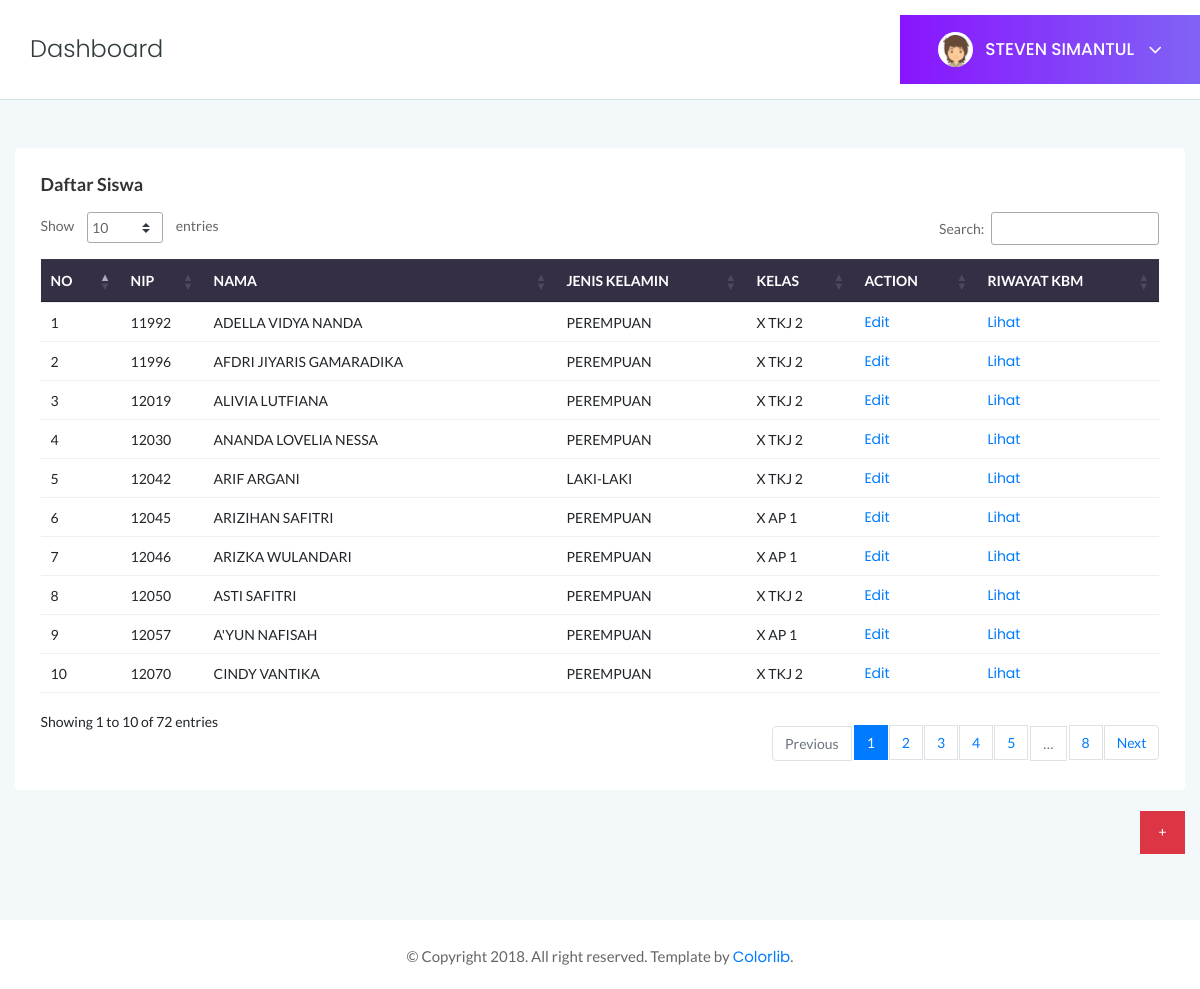
The app's page /admin/dashmin.siswa.php (signed in) with its own data.
### tables this page shows
CREATE TABLE `siswa` (
  `id_siswa` varchar(10) NOT NULL,
  `nama_siswa` varchar(50) NOT NULL,
  `jk_siswa` varchar(10) NOT NULL,
  `id_kelas` varchar(10) NOT NULL
);

CREATE TABLE `kelas` (
  `id_kelas` int(10) NOT NULL,
  `nama_kelas` varchar(50) NOT NULL,
  `id_jurusan` int(10) NOT NULL,
  `alias_kelas` varchar(50) NOT NULL,
  `id_wali` int(10) NOT NULL
);

### admin/dashmin.siswa.php (the view, shortened to what this page needs)
<?php include "../koneksi.php";
$newkbm = new kbm; ?>
<!doctype html>
<html class="no-js" lang="en">
<head>
    <link rel="stylesheet" href="../assets/css/bootstrap.min.css">
    <link rel="stylesheet" href="../assets/css/font-awesome.min.css">
    <link rel="stylesheet" href="../assets/css/themify-icons.css">
    <link rel="stylesheet" href="../assets/css/metisMenu.css">
    <link rel="stylesheet" href="../assets/css/owl.carousel.min.css">
    <link rel="stylesheet" href="../assets/css/slicknav.min.css">
    <link rel="stylesheet" href="https://www.amcharts.com/lib/3/plugins/export/export.css" type="text/css" media="all" />
    <link rel="stylesheet" type="text/css" href="https://cdn.datatables.net/1.10.19/css/jquery.dataTables.css">
    <link rel="stylesheet" type="text/css" href="https://cdn.datatables.net/1.10.18/css/dataTables.bootstrap4.min.css">
    <link rel="stylesheet" type="text/css" href="https://cdn.datatables.net/responsive/2.2.3/css/responsive.bootstrap.min.css">
    <link rel="stylesheet" type="text/css" href="https://cdn.datatables.net/responsive/2.2.3/css/responsive.jqueryui.min.css">
    <link rel="stylesheet" href="../assets/css/typography.css">
    <link rel="stylesheet" href="../assets/css/default-css.css">
    <link rel="stylesheet" href="../assets/css/styles.css">
    <link rel="stylesheet" href="../assets/css/responsive.css">
</head>
<body>
<body>
    <div class="page-container">
        <div class="main-content">
            <div class="header-area">
                <div class="row align-items-center">
                         <div class="col-sm-4">
                            <div class="breadcrumbs-area clearfix">
                                <h4 class="page-title pull-left">Dashboard</h4>
                            </div>
                        </div>
                    <div class="col-sm-8 clearfix">
                        <div class="user-profile pull-right">
                            <img class="avatar user-thumb" src="../assets/images/author/avatar.png" alt="avatar">
                            <h4 class="user-name dropdown-toggle" data-toggle="dropdown"><?php $sql = mysqli_query($koneksi,"select admin.nama_admin from admin
                         where admin.id_admin=" .$_SESSION['id_admin']);
        while($data = mysqli_fetch_array($sql)){?>
        <td><?php echo $data['nama_admin']; } ?>
                                <i class="fa fa-angle-down"></i></h4>
                        </div>
                    </div>
                </div>
            </div>
            <div class="main-content-inner">
                <div class="row">
                    <div class="col-12 mt-5">
                        <div class="card">
                            <div class="card-body">
                                <h4 class="header-title">Daftar Siswa</h4>
                                 <div class="justify-content-between">
                                <div class="data-tables">
                                    <table id="dataTable">
                                        <thead class="bg-light text-capitalize">
                                            <tr>
                                                <th>NO</th>
                                                <th>NIP</th>
                                                <th>NAMA</th>
                                                <th>JENIS KELAMIN</th>
                                                <th>KELAS</th>
                                                <th>ACTION</th>
                                                <th>RIWAYAT KBM</th>
                                            </tr>
                                        </thead>
                                        <tbody>
  <?php
    $nomor = 1;
    if(($_GET['id_kelas']) > 0) {
        $idkel = $_GET['id_kelas'];
        $sql = mysqli_query($koneksi,"select siswa.id_siswa, siswa.nama_siswa, siswa.jk_siswa, kelas.alias_kelas
            from siswa join kelas on siswa.id_kelas = kelas.id_kelas where kelas.id_kelas='$idkel'");
    }
    else{
        $sql = mysqli_query($koneksi,"select siswa.id_siswa, siswa.nama_siswa, siswa.jk_siswa, kelas.alias_kelas
            from siswa join kelas on siswa.id_kelas = kelas.id_kelas");
    }
        while($data = mysqli_fetch_array($sql)){
        ?>
                     <tr>
                                   <td><?php echo $nomor++; ?></td>
                                   <td><?php echo $data['id_siswa'];  ?></td>
                                   <td><?php echo $data['nama_siswa'];  ?></td>
                                   <td><?php echo $data['jk_siswa'];  ?></td>
                                   <td><?php echo $data['alias_kelas'];  ?></td>
                                                <td>  <a class="edit" href="dashmin.esiswa.php?id_siswa=<?php echo $data['id_siswa']; ?>"> Edit</a>
                                                </td>       <td>  <a class="edit" href="dashmin.dsiswa.php?id_siswa=<?php echo $data['id_siswa']; ?>"> Lihat</a>
                                                </td>
                                            </tr>
       <?php
}
                    ?>
                                        </tbody>
                                    </table>
                                </div>
                </div> </div></div>
                <div class=" pull-right"><br>
                    <a href="dashmin.tsiswa"><input class="btn btn-flat btn-danger mb-3" type="reset" value="+"></a>
                </div></div></div>
            </div>
        </div>
        <footer>
            <div class="footer-area">
                <p>© Copyright 2018. All right reserved. Template by <a href="https://colorlib.com/wp/">Colorlib</a>.</p>
            </div>
        </footer>
    </div>
</body>
</html>

### assets/css/styles.css (style rules this page uses)
.page-container { width: 100%; height: 100%; min-height: 100vh; padding-left: 240px; -webkit-transition: padding-left 0.3s ease 0s; transition: padding-left 0.3s ease 0s; }
.card { border: none; border-radius: 4px; background-color: #fff; -webkit-transition: all 0.3s ease 0s; transition: all 0.3s ease 0s; }
.card-body { padding: 25.6px; padding: 1.6rem; }
.main-content { width: 100%; background: #F3F8FB; }
.main-content-inner { padding: 0 30px 50px; }
.header-area { padding: 15px 30px; background: #fff; border-bottom: 1px solid #d8e3e7; }
.page-title { font-size: 24px; font-weight: 300; color: #313b3d; letter-spacing: 0; margin-right: 30px; }
.user-profile { margin-right: -30px; display: -webkit-box; display: -ms-flexbox; display: flex; -webkit-box-align: center; -ms-flex-align: center; align-items: center; -ms-flex-wrap: wrap; flex-wrap: wrap; background: -webkit-linear-gradient(left, #8914fe 0%, #8063f5 100%); background: linear-gradient(to right, #8914fe 0%, #8063f5 100%); padding: 17px 38px; position: relative; }
.user-profile img.avatar { height: 35px; width: 35px; border-radius: 50%; margin-right: 12px; }
.user-name { font-size: 17px; font-weight: 500; color: #fff; letter-spacing: 0; cursor: pointer; -webkit-user-select: none; -moz-user-select: none; -ms-user-select: none; user-select: none; }
.user-name i { margin-left: 10px; font-size: 21px; vertical-align: middle; position: relative; }
.notification-area .dropdown-toggle, .user-name.dropdown-toggle { position: relative; }
.notification-area .dropdown-toggle:after, .user-name.dropdown-toggle:after { display: none; }
.header-title { font-family: 'Lato', sans-serif; font-size: 18px; font-weight: 600; letter-spacing: 0; color: #333; text-transform: capitalize; margin-bottom: 17px; }
tr:nth-child(even) { background-color: #eaeaea; }
tr:nth-child(odd) { background-color: #ffffff; }
th { background-color: #342F44; color: white; }
.footer-area { text-align: center; padding: 23px 0 19px; background: #fff; }
.footer-area p { color: #676666; margin-bottom: 0; }
.btn { padding: 11px 17px; font-size: 13px; letter-spacing: 0; }
.btn-flat { border-radius: 0; }
table tr th { border-bottom: none; }
table tr th, table tr td { border-top: 1px solid rgba(120, 130, 140, 0.13) !important; }
table.dataTable.no-footer { border-bottom: 1px solid rgba(120, 130, 140, 0.13) !important; }
table.dataTable thead th, table.dataTable thead td { border-bottom-color: transparent; }

### assets/css/responsive.css (style rules this page uses)
@media (min-width: 1200px) and (max-width: 1364px) { .main-content-inner { padding: 0 15px 50px; } }
@media (min-width: 1200px) and (max-width: 1364px) { .page-container, .sbar_collapsed.page-container { padding-left: 0; } }

### records on screen
siswa: id_siswa "11992", nama_siswa "ADELLA VIDYA NANDA", jk_siswa "PEREMPUAN", id_kelas.alias_kelas "X TKJ 2"
siswa: id_siswa "11996", nama_siswa "AFDRI JIYARIS GAMARADIKA", jk_siswa "PEREMPUAN", id_kelas.alias_kelas "X TKJ 2"
siswa: id_siswa "12019", nama_siswa "ALIVIA LUTFIANA", jk_siswa "PEREMPUAN", id_kelas.alias_kelas "X TKJ 2"
siswa: id_siswa "12030", nama_siswa "ANANDA LOVELIA NESSA", jk_siswa "PEREMPUAN", id_kelas.alias_kelas "X TKJ 2"
siswa: id_siswa "12042", nama_siswa "ARIF ARGANI", jk_siswa "LAKI-LAKI", id_kelas.alias_kelas "X TKJ 2"
siswa: id_siswa "12045", nama_siswa "ARIZIHAN SAFITRI", jk_siswa "PEREMPUAN", id_kelas.alias_kelas "X AP 1"
siswa: id_siswa "12046", nama_siswa "ARIZKA WULANDARI", jk_siswa "PEREMPUAN", id_kelas.alias_kelas "X AP 1"
siswa: id_siswa "12050", nama_siswa "ASTI SAFITRI", jk_siswa "PEREMPUAN", id_kelas.alias_kelas "X TKJ 2"
siswa: id_siswa "12057", nama_siswa "A'YUN NAFISAH", jk_siswa "PEREMPUAN", id_kelas.alias_kelas "X AP 1"
siswa: id_siswa "12070", nama_siswa "CINDY VANTIKA", jk_siswa "PEREMPUAN", id_kelas.alias_kelas "X TKJ 2"

### other values on screen
$data['nama_admin'] "STEVEN SIMANTUL"
